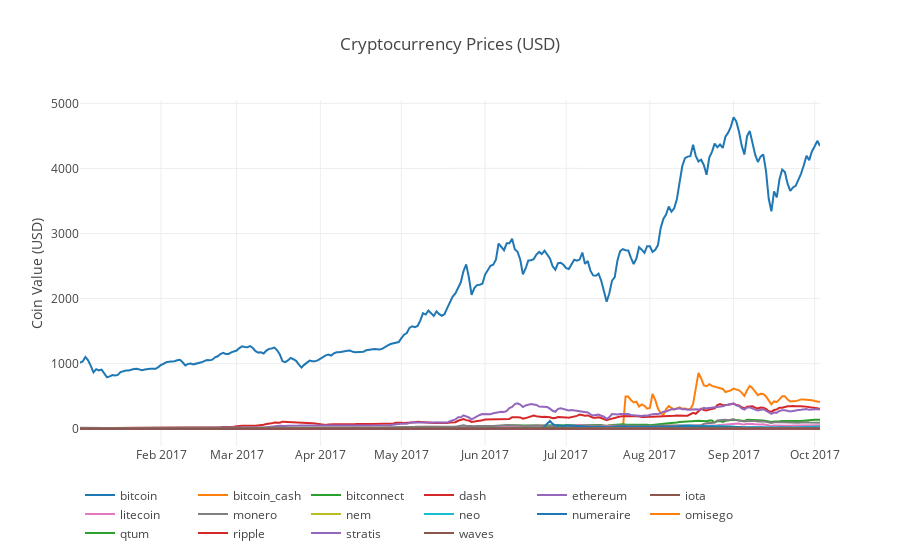

Write notebook code for a chart like this one.
### Code cell
plot_scatter(Datasets, 'Cryptocurrency Prices (USD)', y_axis_label='Coin Value (USD)', scale='linear')

### Figure 1 — Plotly figure (JSON) as saved in the notebook; plotly's stock layout.template omitted (floating-point values rounded to 4 significant figures; data arrays with more than 128 entries replaced by an {"elided": "..."} marker saying what was removed)
{"data": [{"name": "bitcoin", "type": "scatter", "visible": "visible", "x": {"elided": "275 str values"}, "y": {"elided": "275 float values"}}, {"name": "bitcoin_cash", "type": "scatter", "visible": "visible", "x": {"elided": "275 str values"}, "y": {"elided": "275 float values"}}, {"name": "bitconnect", "type": "scatter", "visible": "visible", "x": {"elided": "275 str values"}, "y": {"elided": "275 float values"}}, {"name": "dash", "type": "scatter", "visible": "visible", "x": {"elided": "275 str values"}, "y": {"elided": "275 float values"}}, {"name": "ethereum", "type": "scatter", "visible": "visible", "x": {"elided": "275 str values"}, "y": {"elided": "275 float values"}}, {"name": "iota", "type": "scatter", "visible": "visible", "x": {"elided": "275 str values"}, "y": {"elided": "275 float values"}}, {"name": "litecoin", "type": "scatter", "visible": "visible", "x": {"elided": "275 str values"}, "y": {"elided": "275 float values"}}, {"name": "monero", "type": "scatter", "visible": "visible", "x": {"elided": "275 str values"}, "y": {"elided": "275 float values"}}, {"name": "nem", "type": "scatter", "visible": "visible", "x": {"elided": "275 str values"}, "y": {"elided": "275 float values"}}, {"name": "neo", "type": "scatter", "visible": "visible", "x": {"elided": "275 str values"}, "y": {"elided": "275 float values"}}, {"name": "numeraire", "type": "scatter", "visible": "visible", "x": {"elided": "275 str values"}, "y": {"elided": "275 float values"}}, {"name": "omisego", "type": "scatter", "visible": "visible", "x": {"elided": "275 str values"}, "y": {"elided": "275 float values"}}, {"name": "qtum", "type": "scatter", "visible": "visible", "x": {"elided": "275 str values"}, "y": {"elided": "275 float values"}}, {"name": "ripple", "type": "scatter", "visible": "visible", "x": {"elided": "275 str values"}, "y": {"elided": "275 float values"}}, {"name": "stratis", "type": "scatter", "visible": "visible", "x": {"elided": "275 str values"}, "y": {"elided": "275 float values"}}, {"name": "waves", "type": "scatter", "visible": "visible", "x": {"elided": "275 str values"}, "y": {"elided": "275 float values"}}], "layout": {"legend": {"orientation": "h"}, "title": "Cryptocurrency Prices (USD)", "xaxis": {"type": "date"}, "yaxis": {"showticklabels": true, "title": "Coin Value (USD)", "type": "linear"}}}
